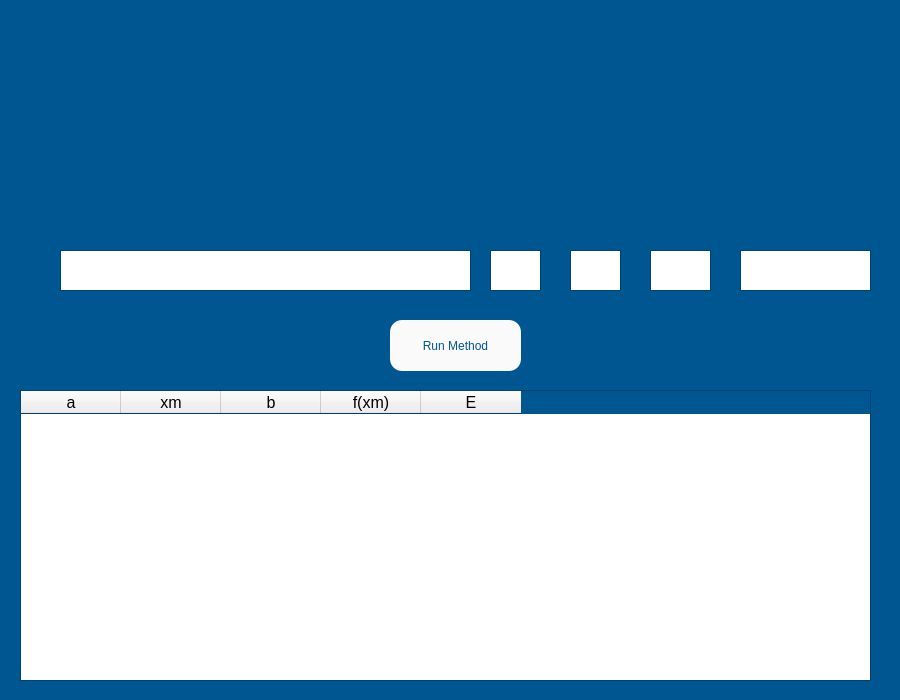
<?xml version="1.0" encoding="UTF-8"?>
<ui version="4.0">
 <class>bisection</class>
 <widget class="QWidget" name="bisection">
  <property name="geometry">
   <rect>
    <x>0</x>
    <y>0</y>
    <width>900</width>
    <height>700</height>
   </rect>
  </property>
  <property name="palette">
   <palette>
    <active>
     <colorrole role="Base">
      <brush brushstyle="SolidPattern">
       <color alpha="255">
        <red>255</red>
        <green>255</green>
        <blue>255</blue>
       </color>
      </brush>
     </colorrole>
     <colorrole role="Window">
      <brush brushstyle="SolidPattern">
       <color alpha="255">
        <red>0</red>
        <green>86</green>
        <blue>145</blue>
       </color>
      </brush>
     </colorrole>
    </active>
    <inactive>
     <colorrole role="Base">
      <brush brushstyle="SolidPattern">
       <color alpha="255">
        <red>255</red>
        <green>255</green>
        <blue>255</blue>
       </color>
      </brush>
     </colorrole>
     <colorrole role="Window">
      <brush brushstyle="SolidPattern">
       <color alpha="255">
        <red>0</red>
        <green>86</green>
        <blue>145</blue>
       </color>
      </brush>
     </colorrole>
    </inactive>
    <disabled>
     <colorrole role="Base">
      <brush brushstyle="SolidPattern">
       <color alpha="255">
        <red>0</red>
        <green>86</green>
        <blue>145</blue>
       </color>
      </brush>
     </colorrole>
     <colorrole role="Window">
      <brush brushstyle="SolidPattern">
       <color alpha="255">
        <red>0</red>
        <green>86</green>
        <blue>145</blue>
       </color>
      </brush>
     </colorrole>
    </disabled>
   </palette>
  </property>
  <property name="windowTitle">
   <string>Form</string>
  </property>
  <widget class="QLabel" name="label">
   <property name="geometry">
    <rect>
     <x>60</x>
     <y>20</y>
     <width>771</width>
     <height>161</height>
    </rect>
   </property>
   <property name="styleSheet">
    <string notr="true">image: url(:/images/bisection_banner.png);</string>
   </property>
   <property name="text">
    <string/>
   </property>
  </widget>
  <widget class="QTextEdit" name="f_input">
   <property name="geometry">
    <rect>
     <x>60</x>
     <y>250</y>
     <width>411</width>
     <height>41</height>
    </rect>
   </property>
   <property name="font">
    <font>
     <pointsize>14</pointsize>
    </font>
   </property>
  </widget>
  <widget class="QTextEdit" name="a_input">
   <property name="geometry">
    <rect>
     <x>490</x>
     <y>250</y>
     <width>51</width>
     <height>41</height>
    </rect>
   </property>
   <property name="font">
    <font>
     <pointsize>14</pointsize>
    </font>
   </property>
  </widget>
  <widget class="QTextEdit" name="b_input">
   <property name="geometry">
    <rect>
     <x>570</x>
     <y>250</y>
     <width>51</width>
     <height>41</height>
    </rect>
   </property>
   <property name="font">
    <font>
     <pointsize>14</pointsize>
    </font>
   </property>
  </widget>
  <widget class="QTextEdit" name="n_input">
   <property name="geometry">
    <rect>
     <x>650</x>
     <y>250</y>
     <width>61</width>
     <height>41</height>
    </rect>
   </property>
   <property name="font">
    <font>
     <pointsize>14</pointsize>
    </font>
   </property>
  </widget>
  <widget class="QLabel" name="label_2">
   <property name="geometry">
    <rect>
     <x>220</x>
     <y>200</y>
     <width>81</width>
     <height>41</height>
    </rect>
   </property>
   <property name="styleSheet">
    <string notr="true">background-image: url(:/images/function.png);</string>
   </property>
   <property name="text">
    <string/>
   </property>
  </widget>
  <widget class="QLabel" name="label_5">
   <property name="geometry">
    <rect>
     <x>640</x>
     <y>210</y>
     <width>61</width>
     <height>31</height>
    </rect>
   </property>
   <property name="styleSheet">
    <string notr="true">background-image: url(:/images/n.png);</string>
   </property>
   <property name="text">
    <string/>
   </property>
   <property name="pixmap">
    <pixmap>../UserInterface/Util/Images/n.png</pixmap>
   </property>
  </widget>
  <widget class="QPushButton" name="run_button">
   <property name="geometry">
    <rect>
     <x>390</x>
     <y>320</y>
     <width>131</width>
     <height>51</height>
    </rect>
   </property>
   <property name="styleSheet">
    <string notr="true">background-color: rgb(250, 250, 250);
font: 15pt &quot;MS Shell Dlg 2&quot;;
color: rgb(0, 86, 145);
border-radius: 12px;
</string>
   </property>
   <property name="text">
    <string>Run Method</string>
   </property>
  </widget>
  <widget class="QTableWidget" name="incremental_table">
   <property name="geometry">
    <rect>
     <x>20</x>
     <y>390</y>
     <width>851</width>
     <height>291</height>
    </rect>
   </property>
   <property name="minimumSize">
    <size>
     <width>851</width>
     <height>291</height>
    </size>
   </property>
   <property name="maximumSize">
    <size>
     <width>851</width>
     <height>291</height>
    </size>
   </property>
   <property name="font">
    <font>
     <pointsize>12</pointsize>
    </font>
   </property>
   <property name="horizontalScrollBarPolicy">
    <enum>Qt::ScrollBarAlwaysOff</enum>
   </property>
   <property name="sizeAdjustPolicy">
    <enum>QAbstractScrollArea::AdjustToContents</enum>
   </property>
   <property name="dragEnabled">
    <bool>false</bool>
   </property>
   <property name="rowCount">
    <number>0</number>
   </property>
   <property name="columnCount">
    <number>5</number>
   </property>
   <attribute name="horizontalHeaderCascadingSectionResizes">
    <bool>false</bool>
   </attribute>
   <column>
    <property name="text">
     <string>a</string>
    </property>
   </column>
   <column>
    <property name="text">
     <string>xm</string>
    </property>
   </column>
   <column>
    <property name="text">
     <string>b</string>
    </property>
   </column>
   <column>
    <property name="text">
     <string>f(xm)</string>
    </property>
   </column>
   <column>
    <property name="text">
     <string>E</string>
    </property>
   </column>
  </widget>
  <widget class="QLabel" name="label_3">
   <property name="geometry">
    <rect>
     <x>490</x>
     <y>200</y>
     <width>51</width>
     <height>61</height>
    </rect>
   </property>
   <property name="styleSheet">
    <string notr="true">image: url(:/images/amin.png);</string>
   </property>
   <property name="text">
    <string/>
   </property>
  </widget>
  <widget class="QLabel" name="label_4">
   <property name="geometry">
    <rect>
     <x>570</x>
     <y>210</y>
     <width>51</width>
     <height>41</height>
    </rect>
   </property>
   <property name="styleSheet">
    <string notr="true">image: url(:/images/bmin.png);</string>
   </property>
   <property name="text">
    <string/>
   </property>
  </widget>
  <widget class="QLabel" name="label_6">
   <property name="geometry">
    <rect>
     <x>780</x>
     <y>200</y>
     <width>41</width>
     <height>51</height>
    </rect>
   </property>
   <property name="styleSheet">
    <string notr="true">image: url(:/images/t.png);</string>
   </property>
   <property name="text">
    <string/>
   </property>
  </widget>
  <widget class="QTextEdit" name="t_input">
   <property name="geometry">
    <rect>
     <x>740</x>
     <y>250</y>
     <width>131</width>
     <height>41</height>
    </rect>
   </property>
   <property name="font">
    <font>
     <pointsize>14</pointsize>
    </font>
   </property>
  </widget>
 </widget>
 <resources>
  <include location="../UserInterface/Util/Images/link.qrc"/>
 </resources>
 <connections/>
</ui>
